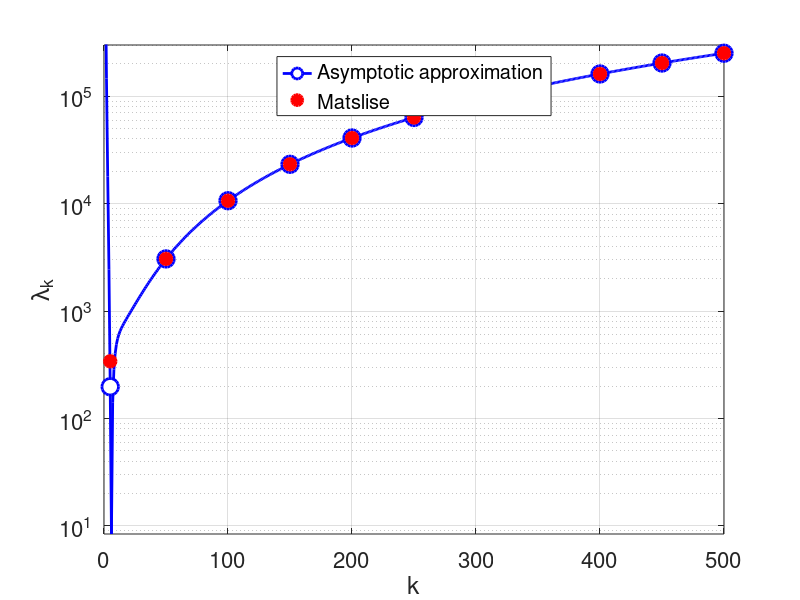

Source code (MATLAB):
% ================================================
% Asymptotic approximation λ_k for Coffey-Evans equation (β = 30)
% Dirichlet: [-π/2, π/2] -> [0, π]
% ================================================

clear; clc; close all;

k = 1:500;

n = k + 1;                    

P1 = 450 * pi;
P2 = 305550 * pi;

% Asymptotic approximation
sqrt_lambda = n + (P1 ./ (2*pi*n)) + (1./(4*pi*n.^3)) .* (P2/2 - P1.^2 / pi);
lambda_asymp = sqrt_lambda .^ 2;

% Numeric values from Matslise
x = [5 50 100 150 200 250 300 350 400 450 500];
y = [340.888, 3060.923, 10653.525, 23252.13, 40851.638, 63451.409, 91051.284, 123651.209, 161251.160, 203851.127, 251451.103 ];  

lambda_asymp_selected = lambda_asymp(x);

% Plot
figure('Position',[100 100 950 620],'Color','white');
hold on; grid on; box on;

semilogy(k, lambda_asymp, 'b-', 'LineWidth', 2);
semilogy(x, lambda_asymp_selected, 'bo','MarkerSize', 12, 'LineWidth', 2,'MarkerFaceColor', 'w');
semilogy(x, y, 'ro', 'MarkerSize', 9, 'LineWidth', 1.5,'MarkerFaceColor', 'r');

ylim([0 300000]); 

xlabel('k');
ylabel('\lambda_k');

h1 = plot(NaN, NaN, 'bo-', 'MarkerSize', 12, 'LineWidth', 2, 'MarkerFaceColor', 'w');
h2 = plot(NaN, NaN, 'ro', 'MarkerSize', 9, 'LineWidth', 2, 'MarkerFaceColor', 'r');


legend([h1 h2], ...
       {'Asymptotic approximation', 'Matslise'}, ...
       'Location', 'north','Box', 'on','FontSize',17);

set(gca, 'FontSize', 16);
set(gca, 'YMinorGrid', 'on');

print('-depsc', 'fix_ce_1_500.eps')
